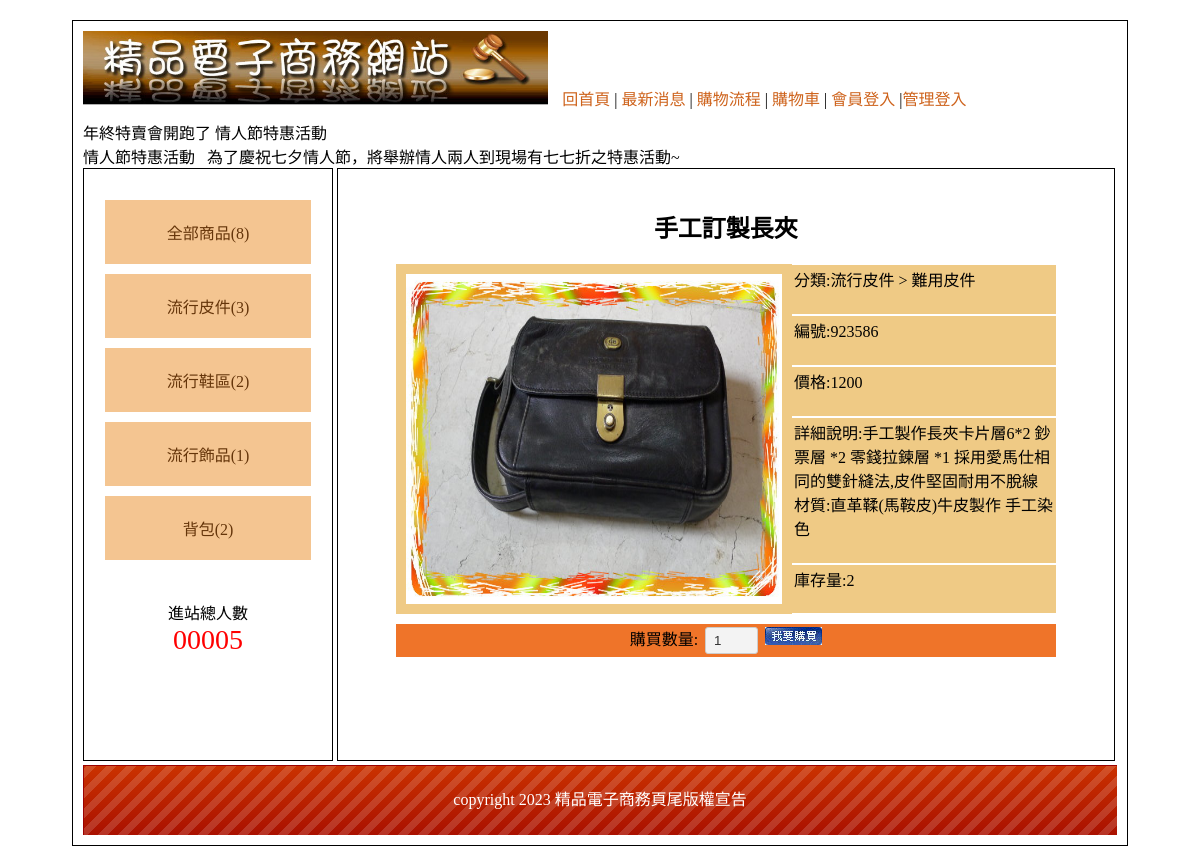
The page /?do=intro&id=1 on the database its author committed.
### tables this page shows
CREATE TABLE `types` (
  `id` int(10) UNSIGNED NOT NULL,
  `name` text NOT NULL,
  `big` int(10) UNSIGNED NOT NULL
);

CREATE TABLE `goods` (
  `id` int(10) UNSIGNED NOT NULL,
  `no` text NOT NULL,
  `name` text NOT NULL,
  `price` int(10) UNSIGNED NOT NULL,
  `spec` text NOT NULL,
  `stock` int(10) UNSIGNED NOT NULL,
  `img` text NOT NULL,
  `intro` text NOT NULL,
  `big` int(10) UNSIGNED NOT NULL,
  `mid` int(10) UNSIGNED NOT NULL,
  `sh` int(1) UNSIGNED NOT NULL
);

CREATE TABLE `bottoms` (
  `id` int(10) UNSIGNED NOT NULL,
  `bottom` text NOT NULL
);

### base.php (called while the page is built, shortened)
<?php
include_once __DIR__ . "/controller/Bottom.php";
include_once __DIR__ . "/controller/Type.php";
$Bottom=new Bottom;
$Type=new Type;
$Goods=new Goods;

### controller/DB.php (called while the page is built, shortened)
<?php
class DB{
    protected $table;
    protected $dsn="mysql:host=localhost;charset=utf8;dbname=db25";
    protected $pdo;
    function __construct($table)
    {
        $this->table=$table;
        $this->pdo=new PDO($this->dsn,'root','');
    }
    function all(...$arg){
        $sql="select * from $this->table ";
        $sql=$this->sql_all($sql,...$arg);
        return $this->pdo->query($sql)->fetchAll(PDO::FETCH_ASSOC);
    }
    function find($arg){
        $sql="select * from $this->table ";
        $sql=$this->sql_one($sql,$arg);
        return $this->pdo->query($sql)->fetch(PDO::FETCH_ASSOC);
    }
    function count(...$arg){
        $sql="select count(*) from $this->table ";
        $sql=$this->sql_all($sql,...$arg);
        return $this->pdo->query($sql)->fetchColumn();
    }
    protected function sql_all($sql,...$arg){
        if(isset($arg[0])){
            if(is_array($arg[0])){
                $tmp=$this->a2s($arg[0]);
                $sql=$sql . " where " .join(" && ",$tmp);
            }else{
                $sql=$sql . $arg[0];
            }
        }
        return $sql;
    }
    protected function sql_one($sql,$arg){
        if(is_array($arg)){
            $tmp=$this->a2s($arg);
            $sql=$sql . " where " . join(" && ",$tmp);
        }else{
            $sql=$sql . " where `id`='$arg'";
        }
        return $sql;
    }
    protected function a2s($array){
        foreach ($array as $key => $value) {
            if($key!='id'){
                $tmp[]="`$key`='$value'";
            }
        }
        return $tmp;
    }
}

### controller/Type.php (called while the page is built, shortened)
<?php
include_once "DB.php";
class Type extends DB{
    function type($id){
        if($id!=0){
            $row=$this->find($id);
            $type=($row['big']==0)?'big':'mid';
        }else{
            $type="all";
        }
        return $type;
    }
    function nav($id){
        $type=$this->type($id);
        $nav='';
        switch($type){
            case "mid":
                $row=$this->find($id);
                $big=$this->find($row['big']);
                $nav=$big['name'] . " > ".$row['name'];
            break;
        }
        return $nav;
    }
}

### controller/Bottom.php (called while the page is built, shortened)
<?php
include_once "DB.php";
class Bottom extends DB{
    function bot(){
        return $this->find(1)['bottom'];
    }
}

### index.php (the view, shortened to what this page needs)
<?php include_once "base.php";?>
<!DOCTYPE html PUBLIC "-//W3C//DTD XHTML 1.0 Transitional//EN" "http://www.w3.org/TR/xhtml1/DTD/xhtml1-transitional.dtd">
<html xmlns="http://www.w3.org/1999/xhtml">
<head>
    <link href="./css/css.css" rel="stylesheet" type="text/css">
</head>
<body>
    <div id="main">
        <div id="top">
            <a href="index.php">
                <img src="./icon/0416.jpg" style="width:45%">
            </a>
            <div style="padding:10px;display:inline-block">
                <a href="?">回首頁</a> |
                <a href="?do=news">最新消息</a> |
                <a href="?do=look">購物流程</a> |
                <a href="?do=buycart">購物車</a> |
                <?php
                    if(isset($_SESSION['user'])){
                    echo "<a href='./api/logout.php?do=user'>登出</a> |";
                    }else{
                    echo "<a href='?do=login'>會員登入</a> |";
                    }
                    if(isset($_SESSION['admin'])){
                    echo "<a href='backend.php'>返回管理</a>";
                    }else{
                    echo "<a href='?do=admin_login'>管理登入</a>";
                    }
                ?>
            </div>
            <marquee behavior="" direction="">年終特賣會開跑了 情人節特惠活動</marquee>
            情人節特惠活動 &nbsp; 為了慶祝七夕情人節，將舉辦情人兩人到現場有七七折之特惠活動~
        </div>
        <div id="left" class="ct">
            <div style="min-height:400px;">
                <a href="?type=0">全部商品(<?=$Goods->count(['sh'=>1]);?>)</a>
                <?php
                $bigs=$Type->all(['big'=>0]);
                foreach($bigs as $big){
                    echo "<div class='ww'>";
                    echo "<a href='?type={$big['id']}'>{$big['name']}({$Goods->count(['big'=>$big['id'],'sh'=>1])})</a>";
                    echo "</div>";
                }
                ?>
            </div>
            <span>
                <div>進站總人數</div>
                <div style="color:#f00; font-size:28px;">
                    00005 </div>
            </span>
        </div>
        <div id="right">
            <?php
            $do = $_GET['do'] ?? 'main';
            $table = ucfirst($do);
            $file = "./view/front/{$do}.php";
            if (isset($$table)) {
                $$table->front();
            } else if (file_exists($file)) {
                include $file;
            } else {
                include "./view/front/main.php";
            }
            ?>
        </div>
        <div id="bottom" style="line-height:70px;background:url(icon/bot.png); color:#FFF;" class="ct">
            <?=$Bottom->bot();?></div>
        </div>
</body>
</html>

### view/front/intro.php (shortened to what this page needs)
<?php
$row = $Goods->find($_GET['id']);
?>
<h2 class="ct"><?= $row['name']; ?></h2>
<div class="item all">
    <div class="pp">
        <img src="./upload/<?= $row['img']; ?>" alt="">
    </div>
    <div class="info">
        <div class="pp">分類:<?= $Type->nav($row['mid']); ?></div>
        <div class="pp">編號:<?= $row['no']; ?></div>
        <div class="pp">價格:<?= $row['price']; ?></div>
        <div class="pp">詳細說明:<?= $row['intro']; ?></div>
        <div class="pp">庫存量:<?= $row['stock']; ?></div>
    </div>
</div>
<div class="ct tt all">
    購買數量:
    <input type="number" name="qt" id="qt" value="1" style="width:35px">
    <a href="javascript:buy(<?= $row['id']; ?>)"><img src="./icon/0402.jpg"></a>
</div>

### css/css.css (style rules this page uses)
body { font-family:"微軟正黑體"; }
#main { width:1034px; padding:10px; margin:20px auto 20px auto; border:#000 solid 1px; min-height:768px; }
#top a { color:#CE631C; text-decoration:none; }
#left { display:inline-block; width:20%; padding:2%; min-height:550px; vertical-align:top; border:#000 1px solid; }
#left a { display:block; padding:20px 5px 20px 5px; text-decoration:none; background:#F4C591; margin:10px auto 10px auto; color:#65350A; }
.ct { text-align:center; }
#right { display:inline-block; width: 71%; padding:2%; height: 550px; border:#000 1px solid; overflow: auto; }
#bottom { height:70px; background:url(icon/bot.png); background-size:cover; }
.all { width:90%; margin:10px auto 10px auto; }
.tt { background:#EF7429; }
.pp { background:#EFCA85; }
input[type=text],input[type=password],input[type=submit],button,.button,input[type=reset],input[type=button],select，textarea,input[type=number] { background:#F3F3F3; border:#CCC 1px solid; border-radius:3px; padding:5px 8px 5px 8px; text-decoration:none; margin:3px; color:#333; }

### view/front/intro.php (style rules this page uses)
.item * { box-sizing: border-box; }
.item { display: flex; }
.item>div:nth-child(1) { width: 60%; padding: 10px; height: 350px; display: flex; justify-content: center; align-items: center; }
.item img { width: 100%; height: 100%; }
.item>div:nth-child(2) { width: 40%; }
.info { display: flex; flex-wrap: wrap; }
.info div { margin: 1px 0; padding: 2px; width: 100%; }

### rows shown on the page
types: name "流行皮件", count "3"
types: name "流行鞋區", id "2"
types: name "流行飾品", count "1"
types: name "背包", count "2"
goods: name "手工訂製長夾", img (picture), no "923586", price "1200", intro "手工製作長夾卡片層6*2 鈔票層 *2 零錢拉鍊層 *1 採用愛馬仕相同的雙針縫法,皮件堅固耐用不脫線 材質:直革鞣(馬鞍皮)牛皮製作 手工染色", stock "2", id.bottom "copyright 2023 精品電子商務頁尾版權宣告"

### other values the page prints
$Goods->count(['sh'=>1]) "8"
$Type->nav($row['mid']) "流行皮件 > 難用皮件"
